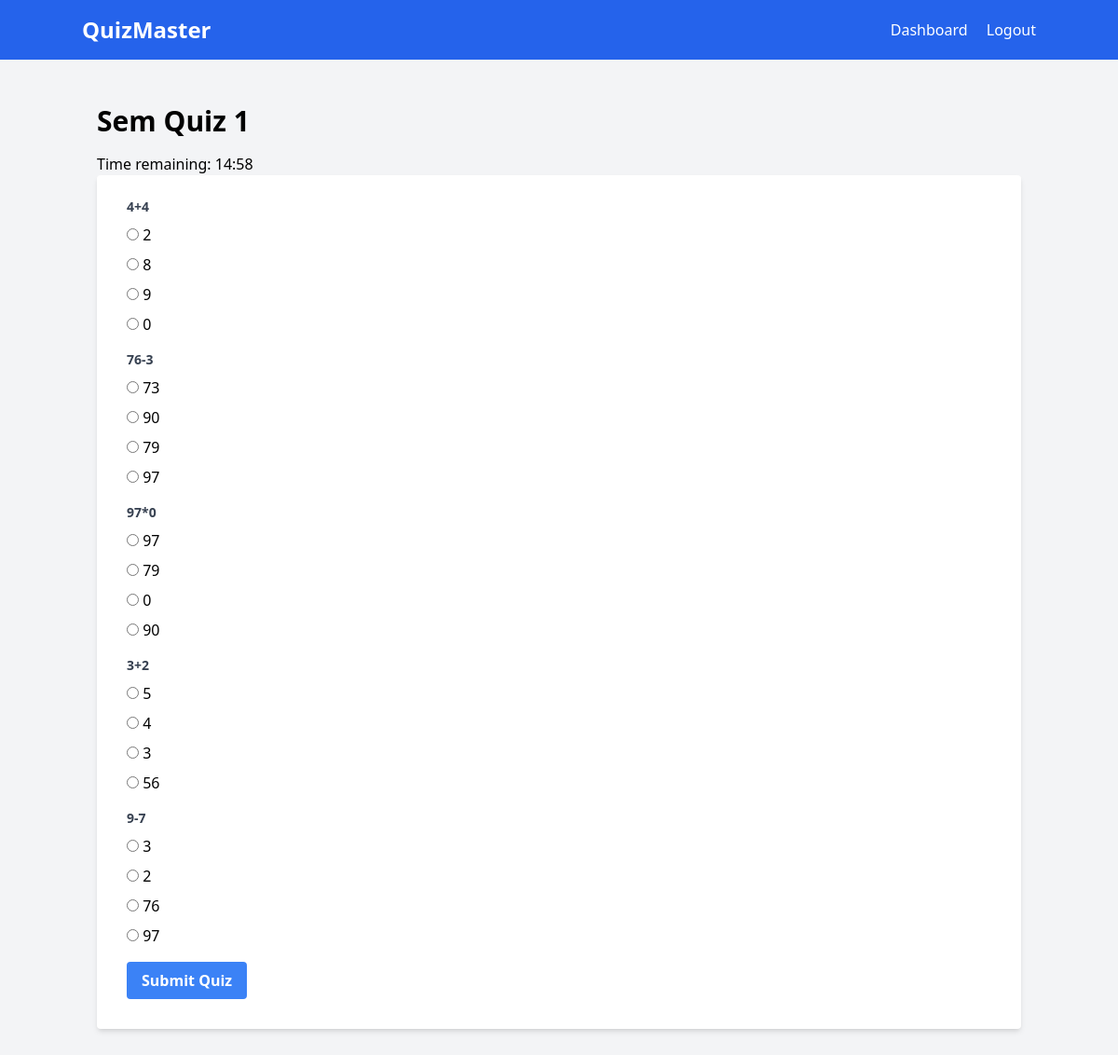
Screenshot of /take_quiz/1 (signed in) with the database file from the repository.
### app.py (models this page shows)
class Quiz(db.Model):
    id = db.Column(db.Integer, primary_key=True)
    title = db.Column(db.String(120), nullable=False)
    teacher_id = db.Column(db.Integer, db.ForeignKey('user.id'), nullable=False)
    questions = db.relationship('Question', backref='quiz', lazy=True, cascade="all, delete-orphan")
    share_code = db.Column(db.String(10), unique=True, nullable=True)
    timer = db.Column(db.Integer, nullable=False)  # Timer in minutes

class Question(db.Model):
    id = db.Column(db.Integer, primary_key=True)
    quiz_id = db.Column(db.Integer, db.ForeignKey('quiz.id'), nullable=False)
    question_text = db.Column(db.String(500), nullable=False)
    correct_answer = db.Column(db.String(500), nullable=False)
    option_a = db.Column(db.String(500), nullable=False)
    option_b = db.Column(db.String(500), nullable=False)
    option_c = db.Column(db.String(500), nullable=False)
    option_d = db.Column(db.String(500), nullable=False)

### app.py (the view, shortened to what this page needs)
@app.route('/take_quiz/<int:quiz_id>', methods=['GET', 'POST'])
def take_quiz(quiz_id):
    if 'user_id' not in session:
        return redirect(url_for('login'))
    quiz = Quiz.query.get_or_404(quiz_id)
    return render_template('take_quiz.html', quiz=quiz)

### templates/take_quiz.html (shortened to what this page needs)
{% extends "base.html" %} {% block content %}
<h1 class="text-3xl font-bold mb-4">{{ quiz.title }}</h1>
<p>Time remaining: <span id="timer">{{ quiz.timer }}:00</span></p>
<form
  id="quiz-form"
  method="POST"
  class="bg-white shadow-md rounded px-8 pt-6 pb-8 mb-4"
>
  {% for question in quiz.questions %}
  <div class="mb-4">
    <p class="block text-gray-700 text-sm font-bold mb-2">
      {{ question.question_text }}
    </p>
    <div class="mb-2">
      <label>
        <input
          type="radio"
          name="question_{{ question.id }}"
          value="option_a"
          required
        />
        {{ question.option_a }}
      </label>
    </div>
    <div class="mb-2">
      <label>
        <input
          type="radio"
          name="question_{{ question.id }}"
          value="option_b"
          required
        />
        {{ question.option_b }}
      </label>
    </div>
    <div class="mb-2">
      <label>
        <input
          type="radio"
          name="question_{{ question.id }}"
          value="option_c"
          required
        />
        {{ question.option_c }}
      </label>
    </div>
    <div class="mb-2">
      <label>
        <input
          type="radio"
          name="question_{{ question.id }}"
          value="option_d"
          required
        />
        {{ question.option_d }}
      </label>
    </div>
  </div>
  {% endfor %}
  <div class="flex items-center justify-between">
    <button
      type="submit"
      class="bg-blue-500 hover:bg-blue-700 text-white font-bold py-2 px-4 rounded focus:outline-none focus:shadow-outline"
    >
      Submit Quiz
    </button>
  </div>
</form>
{% endblock %}

### templates/base.html (shortened to what this page needs)
<!DOCTYPE html>
<html lang="en">
<head>
    <script src="https://cdn.tailwindcss.com"></script>
</head>
<body class="bg-gray-100 min-h-screen">
    <nav class="bg-blue-600 p-4 text-white">
        <div class="container mx-auto flex justify-between items-center">
            <a href="{{ url_for('index') }}" class="text-2xl font-bold">QuizMaster</a>
            <div>
                {% if 'user_id' in session %}
                    <a href="{{ url_for('dashboard') }}" class="mr-4">Dashboard</a>
                    <a href="{{ url_for('logout') }}">Logout</a>
                {% else %}
                    <a href="{{ url_for('login') }}" class="mr-4">Login</a>
                    <a href="{{ url_for('signup') }}">Sign Up</a>
                {% endif %}
            </div>
        </div>
    </nav>
    <div class="container mx-auto mt-8 p-4">
        {% block content %}{% endblock %}
    </div>
</body>
</html>

### rows the page displays
Quiz: title "Sem Quiz 1"
Question: question_text "4+4", option_a "2", option_b "8", option_c "9", option_d "0"
Question: question_text "76-3", option_a "73", option_b "90", option_c "79", option_d "97"
Question: question_text "97*0", option_a "97", option_b "79", option_c "0", option_d "90"
Question: question_text "3+2", option_a "5", option_b "4", option_c "3", option_d "56"
Question: question_text "9-7", option_a "3", option_b "2", option_c "76", option_d "97"
